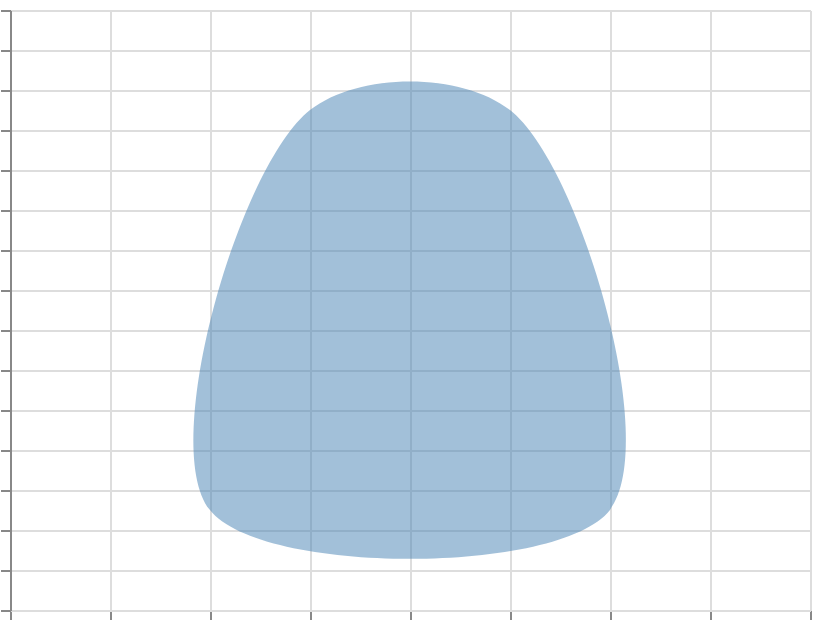

Express this chart as Vega-Lite.
### Vega specification from a JSON file in a GitHub repository (floating-point values rounded to 4 significant figures)
{"$schema": "https://vega.github.io/schema/vega/v6.json", "width": 400, "height": 300, "padding": 5, "autosize": "none", "data": [{"name": "table", "values": [{"x": 100, "y": 50}, {"x": 300, "y": 50}, {"x": 250, "y": 250}, {"x": 150, "y": 250}]}], "scales": [{"name": "x", "type": "linear", "domain": [0, 400], "range": "width"}, {"name": "y", "type": "linear", "domain": [0, 300], "range": [{"signal": "height"}, 0]}], "marks": [{"type": "area", "from": {"data": "table"}, "encode": {"update": {"x": {"scale": "x", "field": "x"}, "y": {"scale": "y", "field": "y"}, "y2": {"scale": "y", "value": 0}, "fill": {"value": "steelblue"}, "fillOpacity": {"value": 0.5}, "interpolate": {"value": "catmull-rom-closed"}, "tension": {"value": 0.5}}}}], "axes": [{"scale": "x", "orient": "bottom", "grid": true, "labels": false}, {"scale": "y", "orient": "left", "grid": true, "labels": false}]}
